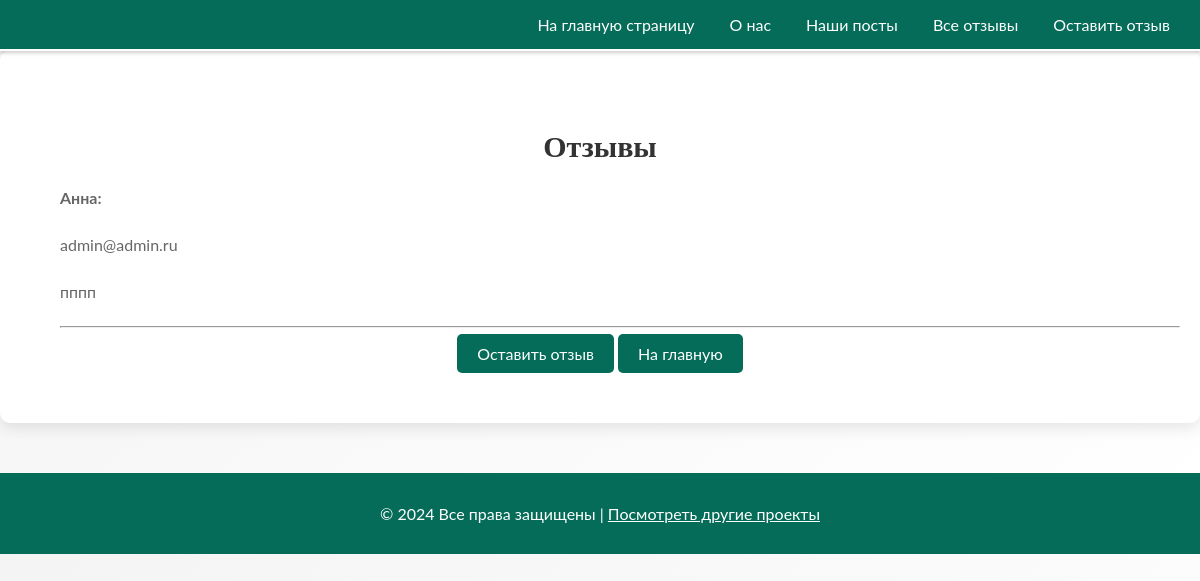
/feedback_list/, run on an earlier commit of the app's database.
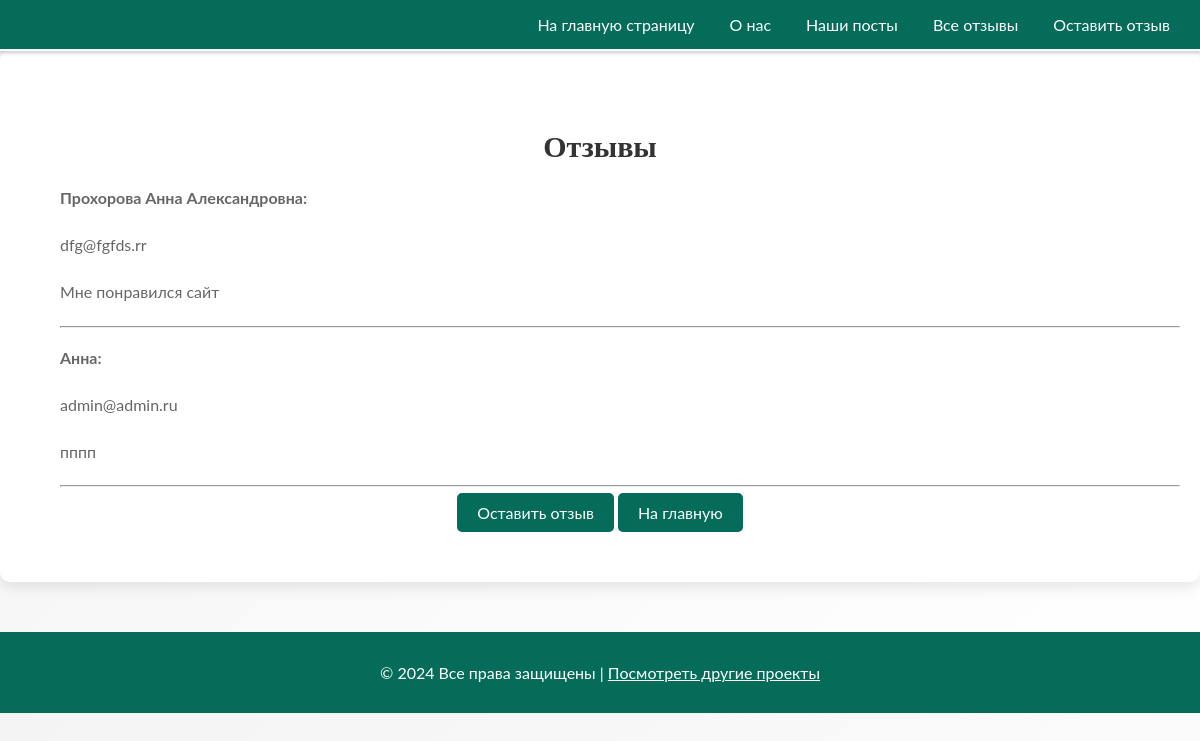
And on a later commit of the database.
### posts/models.py (models this page shows, shortened)
class Feedback(models.Model):
    full_name = models.CharField(max_length=255, blank=False)
    email = models.EmailField(blank=False)
    review_text = models.TextField(blank=False)
    is_checked = models.BooleanField(default=False)

### posts/views.py (the view)
# urls.py: path('feedback_list/', feedback_list, name='feedback_list'),  # Все отзывы
def feedback_list(request):
    feedbacks = Feedback.objects.filter(is_checked=True).order_by('-id')  # Только проверенные отзывы
    context = {'feedbacks': feedbacks}
    return render(request, 'feedback_list.html', context)

### templates/feedback_list.html (shortened to what this page needs)
{% extends 'base.html' %}
{% block content %}
<div class="about-section">
<h1>Отзывы</h1>
    <ul>
        {% for feedback in feedbacks %}
            <p><strong>{{ feedback.full_name }}:</strong></p>
            <p>{{ feedback.email}}</p>
            <p>{{ feedback.review_text }}</p>
            <hr>
        {% endfor %}
    </ul>
    <a href="{% url 'leave_feedback' %}" class="btn">Оставить отзыв</a>
    <a href="{% url 'home' %}" class="btn">На главную</a>
</div>
{% endblock %}

### templates/base.html (shortened to what this page needs)
{% load static %}
<!doctype html>
<html lang="ru">
<head>
    <link rel="stylesheet" href="{% static 'css/style.css' %}">
</head>
<body>
    <nav class="navbar custom-navbar">
        <div class="container-fluid">
            <ul class="navbar-nav mx-auto">
                <li class="nav-item">
                    <a class="nav-link" href="{% url 'home' %}">На главную страницу</a>
                </li>
                <li class="nav-item">
                    <a class="nav-link" href="{% url 'about' %}">О нас</a>
                </li>
                <li class="nav-item">
                    <a class="nav-link" href="{% url 'post_list' %}" class="btn">Наши посты</a>
                </li>
                <li class="nav-item">
                    <a class="nav-link" href="{% url 'feedback_list' %}" class="btn">Все отзывы</a>
                </li>
                <li class="nav-item">
                    <a class="nav-link" href="{% url 'leave_feedback' %}" class="btn">Оставить отзыв</a>
                </li>
            </ul>
        </div>
    </nav>
    <div class="cont main-content">
        {% block content %}
        {% endblock %}
    </div>
    <footer class="footer">
        <p>&copy; 2024 Все права защищены | <a href="#contact">Посмотреть другие проекты</a></p>
    </footer>
</body>
</html>

### static/css/style.css (style rules this page uses)
html, body { font-family: 'Lato', sans-serif; background: linear-gradient(135deg, #f4f4f4, #ffffff); color: #666; width: 100%; margin: 0; padding: 0; box-sizing: border-box; }
.custom-navbar { position: fixed; top: 0; left: 0; right: 0; z-index: 1000; background: #046c58; padding: 15px 20px; border-bottom: 2px solid #fff; box-shadow: 0px 2px 4px rgba(0, 0, 0, 0.2); }
.custom-navbar ul { list-style: none; margin: 0; padding: 0; display: flex; justify-content: flex-end; align-items: center; }
.custom-navbar li { margin-left: 15px; }
.custom-navbar a { color: #fff; font-size: 16px; padding: 5px 10px; text-decoration: none; border-radius: 3px; transition: all 0.3s ease; }
.footer { width: 100%; background: #046c58; padding: 15px 0; text-align: center; color: #fff; margin-top: 40px; }
.footer a { color: #fff; text-decoration: underline; }
.about-section { text-align: center; background: #fff; padding: 60px 20px; border-radius: 10px; box-shadow: 0px 5px 15px rgba(0, 0, 0, 0.1); }
.about-section h1 { font-family: 'Righteous', cursive; font-size: 30px; color: #333; margin-bottom: 20px; }
.about-section p { color: #666; font-size: 16px; line-height: 1.7; margin-bottom: 20px; text-align: justify; }
.about-section .btn { padding: 10px 20px; background: #046c58; color: #fff; text-decoration: none; border-radius: 5px; font-size: 16px; transition: all 0.3s ease; }
.cont { padding-top:50px; margin-bottom:50px; }

What changed in the data, as far as the page shows it:
added Feedback: full_name "Прохорова Анна Александровна", email "dfg@fgfds.rr", review_text "Мне понравился сайт"
